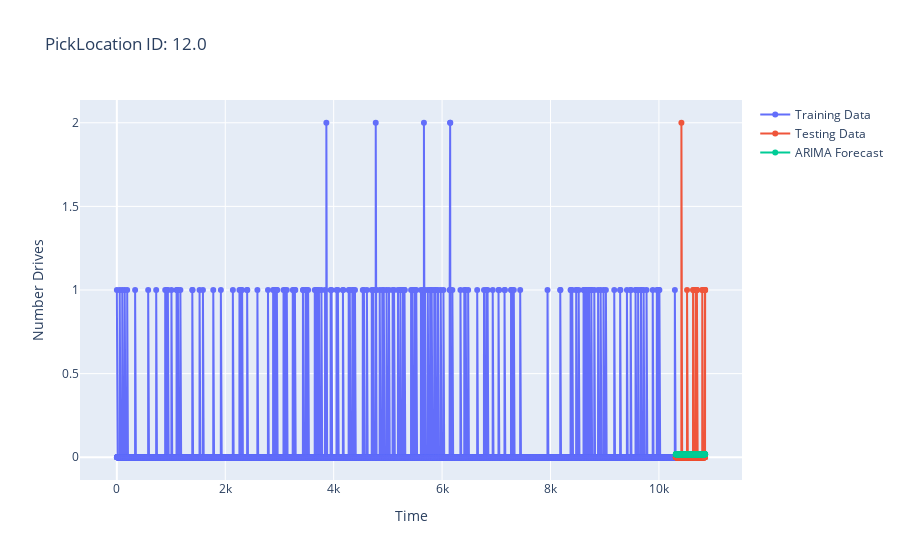

This figure's notebook cell:
### Code cell
# Retrieves unique values from the 'PUlocationID' column in the 
# DataFrame removed_nan_df and converts them to a list:
location_ids = removed_nan_df['PUlocationID'].unique().tolist()

# Initializes a loop counter variable:
loop_count = 0
# Iterates over each unique location ID in location_ids:
for lc_id in location_ids:
    # Prints the current location ID:

    print('Location ID:', lc_id)
    # Filters removed_nan_df to create a subset DataFrame (df_subset)
    # containing rows with a specific 'PUlocationID
    df_subset = removed_nan_df[removed_nan_df['PUlocationID'] == lc_id]
    # Converts the 'pickup_datetime' column in df_subset to datetime format using pd.to_datetime
    
    
    
    df_subset['pickup_datetime'] = pd.to_datetime(df_subset['pickup_datetime'])
    
    # Sorts df_subset based on the 'pickup_datetime' column:
    df_subset = df_subset.sort_values('pickup_datetime')
    
    # Sets the 'pickup_datetime' column as the index of df_subset:
    df_subset = df_subset.set_index('pickup_datetime')
    
    
    # Resamples df_subset at a frequency of 1 hour ('1H') and counts the number of occurrences per hour:
    
    df_subset= df_subset['PUlocationID'].resample('1H').count()
    
    display(df_subset)
    
    # Resets the index of df_subset to convert the index (time) back into a column:
    df_subset = df_subset.reset_index()
    # Split data into training and testing sets
    # Determines the train-test split based on the length of df_subset,
    # with 95% of the data used for training and the remaining 5% for testing:
    train_size = int(len(df_subset) * 0.95)
    train_data = df_subset[:train_size]
    test_data = df_subset[train_size:]

    # Perform auto ARIMA on training data
    # Uses the pm.auto_arima function from the pmdarima 
    # library to automatically determine the best ARIMA model for the training data:
    # seasonal_order = (range(0, 3), range(0, 2), range(0, 3), [4,6,9,12 ])
    model = pm.auto_arima(train_data['PUlocationID'], 
                            seasonal=True, 
                            trace=True
                            # m=12, 
                            # start_p=0, start_q=0, max_p=3, max_q=3,
                            # start_P=0, start_Q=0, max_P=3, max_Q=3,
                            # d=None, D=None,
                            # error_action='ignore', suppress_warnings=True,
                            # stepwise=True, random_state=42,
                            # seasonal_order=seasonal_order
                            )
    print(model.summary())
    # Generate predictions
    # Generates predictions (forecast) using the ARIMA model and
    # calculates the confidence interval (conf_int) for the length of the test data
    forecast, conf_int = model.predict(n_periods=len(test_data), return_conf_int=True)

     # Create a dataframe for predictions and actual values
    result_df = pd.DataFrame({
        'pickup_datetime': test_data['pickup_datetime'],
        'Actual': test_data['PUlocationID'],
        'Forecast': forecast
    })
    # Save the dataframe to a CSV file
    filename = f"arima-results/{lc_id}_data.csv"
    result_df.to_csv(filename, index=False)

    # Plotting
    # Creates a Plotly figure (fig) and adds traces for the training data, testing data, and ARIMA forecast:
    fig = go.Figure()
    fig.add_trace(go.Scatter(x=train_data.index, y=train_data['PUlocationID'], mode='lines+markers', name='Training Data'))
    fig.add_trace(go.Scatter(x=test_data.index, y=test_data['PUlocationID'], mode='lines+markers', name='Testing Data'))
    fig.add_trace(go.Scatter(x=test_data.index, y=forecast, mode='lines+markers', name='ARIMA Forecast'))
    # Updates the layout of the figure with a title and axis labels:

    fig.update_layout(title=f'PickLocation ID: {lc_id}', xaxis_title='Time', yaxis_title='Number Drives')
    # Displays the figure:
    fig.show()
    break
    loop_count +=1
    # Checks if the loop count is greater than 5 and breaks the loop if so:
    if loop_count >1:
        break

# Summary
# if you want to code for each location then remove if condition of loop counter
# Overall, this code performs time series analysis and forecasting for each location ID, allowing for an understanding 
# of the patterns and trends in the dataset at different locations.

### Figure 1 — Plotly figure (JSON) as saved in the notebook; plotly's stock layout.template omitted (floating-point values rounded to 4 significant figures; data arrays with more than 128 entries replaced by an {"elided": "..."} marker saying what was removed)
{"data": [{"mode": "lines+markers", "name": "Training Data", "type": "scatter", "x": {"elided": "10311 int values"}, "y": {"elided": "10311 int values"}}, {"mode": "lines+markers", "name": "Testing Data", "type": "scatter", "x": {"elided": "543 int values"}, "y": {"elided": "543 int values"}}, {"mode": "lines+markers", "name": "ARIMA Forecast", "type": "scatter", "x": {"elided": "543 int values"}, "y": {"elided": "543 float values"}}], "layout": {"title": {"text": "PickLocation ID: 12.0"}, "xaxis": {"title": {"text": "Time"}}, "yaxis": {"title": {"text": "Number Drives"}}}}
